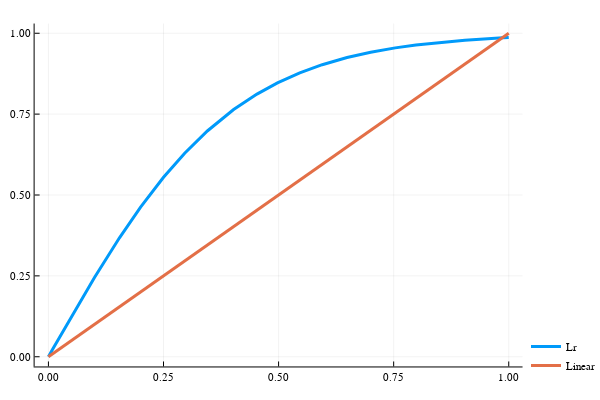

Notebook code for this chart:
### Code cell
plot([learningRate x->x],0,1,label=["Lr" "Linear"],legend=:bottomright,lw = 3)

### Figure 1 — Plotly figure (JSON) as saved in the notebook; plotly's stock layout.template omitted (floating-point values rounded to 4 significant figures)
{"data": [{"colorbar": {"title": ""}, "legendgroup": "Lr", "line": {"color": "rgba(0, 154, 250, 1.000)", "dash": "solid", "shape": "linear", "width": 3}, "mode": "lines", "name": "Lr", "showlegend": true, "type": "scatter", "x": [0, 0.009766, 0.1001, 0.1543, 0.2002, 0.2501, 0.296, 0.3453, 0.4023, 0.4531, 0.4975, 0.546, 0.5948, 0.6487, 0.7001, 0.7534, 0.7983, 0.8532, 0.9047, 0.9873, 1], "xaxis": "x1", "y": [0, 0.02441, 0.2451, 0.3678, 0.4625, 0.5547, 0.6291, 0.6979, 0.764, 0.8119, 0.8465, 0.8776, 0.9028, 0.9249, 0.9414, 0.9548, 0.9637, 0.9723, 0.9785, 0.9857, 0.9866], "yaxis": "y1", "zmax": null, "zmin": null}, {"colorbar": {"title": ""}, "legendgroup": "Linear", "line": {"color": "rgba(227, 111, 71, 1.000)", "dash": "solid", "shape": "linear", "width": 3}, "mode": "lines", "name": "Linear", "showlegend": true, "type": "scatter", "x": [0, 0.009766, 0.1001, 0.1543, 0.2002, 0.2501, 0.296, 0.3453, 0.4023, 0.4531, 0.4975, 0.546, 0.5948, 0.6487, 0.7001, 0.7534, 0.7983, 0.8532, 0.9047, 0.9873, 1], "xaxis": "x1", "y": [0, 0.009766, 0.1001, 0.1543, 0.2002, 0.2501, 0.296, 0.3453, 0.4023, 0.4531, 0.4975, 0.546, 0.5948, 0.6487, 0.7001, 0.7534, 0.7983, 0.8532, 0.9047, 0.9873, 1], "yaxis": "y1", "zmax": null, "zmin": null}], "layout": {"annotations": [], "height": 400, "legend": {"bgcolor": "rgba(255, 255, 255, 1.000)", "bordercolor": "rgba(0, 0, 0, 1.000)", "font": {"color": "rgba(0, 0, 0, 1.000)", "family": "sans-serif", "size": 11}, "tracegroupgap": 0, "x": 1, "y": 0}, "margin": {"b": 20, "l": 0, "r": 0, "t": 20}, "paper_bgcolor": "rgba(255, 255, 255, 1.000)", "plot_bgcolor": "rgba(255, 255, 255, 1.000)", "showlegend": true, "width": 600, "xaxis": {"anchor": "y1", "domain": [0.06582, 0.9934], "gridcolor": "rgba(0, 0, 0, 0.100)", "gridwidth": 0.5, "linecolor": "rgba(0, 0, 0, 1.000)", "mirror": false, "range": [-0.03, 1.03], "showgrid": true, "showline": true, "showticklabels": true, "tickangle": 0, "tickcolor": "rgb(0, 0, 0)", "tickfont": {"color": "rgba(0, 0, 0, 1.000)", "family": "sans-serif", "size": 11}, "tickmode": "array", "ticks": "inside", "ticktext": ["0.00", "0.25", "0.50", "0.75", "1.00"], "tickvals": [0, 0.25, 0.5, 0.75, 1], "title": "", "titlefont": {"color": "rgba(0, 0, 0, 1.000)", "family": "sans-serif", "size": 15}, "type": "-", "visible": true, "zeroline": false, "zerolinecolor": "rgba(0, 0, 0, 1.000)"}, "yaxis": {"anchor": "x1", "domain": [0.03762, 0.9902], "gridcolor": "rgba(0, 0, 0, 0.100)", "gridwidth": 0.5, "linecolor": "rgba(0, 0, 0, 1.000)", "mirror": false, "range": [-0.03, 1.03], "showgrid": true, "showline": true, "showticklabels": true, "tickangle": 0, "tickcolor": "rgb(0, 0, 0)", "tickfont": {"color": "rgba(0, 0, 0, 1.000)", "family": "sans-serif", "size": 11}, "tickmode": "array", "ticks": "inside", "ticktext": ["0.00", "0.25", "0.50", "0.75", "1.00"], "tickvals": [0, 0.25, 0.5, 0.75, 1], "title": "", "titlefont": {"color": "rgba(0, 0, 0, 1.000)", "family": "sans-serif", "size": 15}, "type": "-", "visible": true, "zeroline": false, "zerolinecolor": "rgba(0, 0, 0, 1.000)"}}}
